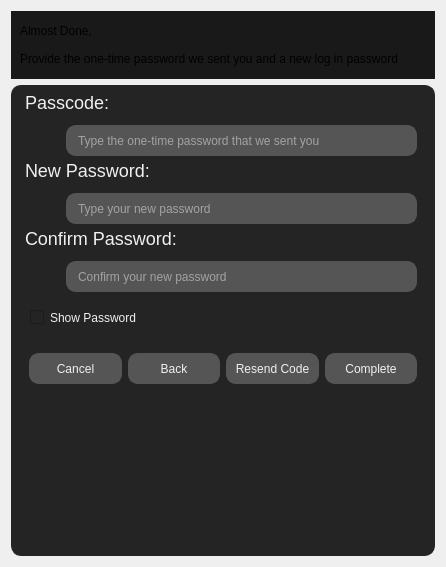
      <widget class="QWidget" name="page_reset_password_step2">
       <layout class="QVBoxLayout" name="verticalLayout_6">
        <item>
         <widget class="QWidget" name="widget_header_reset_step2" native="true">
          <property name="minimumSize">
           <size>
            <width>411</width>
            <height>68</height>
           </size>
          </property>
          <property name="maximumSize">
           <size>
            <width>16777215</width>
            <height>68</height>
           </size>
          </property>
          <property name="styleSheet">
           <string notr="true">QLabel[objectName=&quot;lbl_header_reset_step2&quot;] {
	color:#f0f0f0;
	background-color:#191919;
	font-size:18px;
	font-weight:bold;
}

QLabel[objectName=&quot;lbl_header_message_reset_step2&quot;] {
	color:#f0f0f0;
	background-color:#191919;
	font-size:12px;
}

QWidget {
	background-color:#191919;
}</string>
          </property>
          <layout class="QVBoxLayout" name="verticalLayout_4">
           <item>
            <widget class="QLabel" name="lbl_message_reset_step2">
             <property name="text">
              <string>Almost Done,</string>
             </property>
            </widget>
           </item>
           <item>
            <widget class="QLabel" name="lbl_header_message_reset_step2">
             <property name="text">
              <string>Provide the one-time password we sent you and a new log in password</string>
             </property>
            </widget>
           </item>
          </layout>
         </widget>
        </item>
        <item>
         <widget class="QWidget" name="widget_container_reset_step2" native="true">
          <property name="styleSheet">
           <string notr="true">QWidget {
	background-color:#242424;
	border:1px solid #242424;
	border-radius:10px;
}

QLabel {
	color:#f0f0f0;
	font-size:18px;
}

QLabel[objectName=&quot;lbl_passcode&quot;]{
	font-size:11px;
}

QLabel[objectName=&quot;lbl_new_password&quot;]{
	font-size:11px;
}

QLabel[objectName=&quot;lbl_confirm_password&quot;]{
	font-size:11px;
}

QLineEdit {
	border:2px solid #555555;
	border-radius:10px;
	background-color:#555555;
	color:#f0f0f0;
	padding-left:8px;
}

QLineEdit::focus{
	border:1px solid #f0f0f0;
	border-radius:10px;
	background-color:#555555;
	background
}

QPushButton{
	background-color:#555555;
	border:2px solid #555555;
	color:#f0f0f0;
	border-radius:10px;
}

QPushButton::hover {
	background-color:#f0f0f0;
	color:#000000;
	border:2px solid #f0f0f0;
	border-radius:10px;
}

QPushButton::pressed {
	background-color:#808080;
	color:#000000;
	border:2px solid #808080;
	border-radius:10px;
}

QPushButton[objectName=&quot;btn_complete&quot;] {
	background-color:#be8af9;
	color:#1b0038;
	border:2px solid #be8af9;
	border-radius:10px;
}

QPushButton[objectName=&quot;btn_complete&quot;]::hover {
	background-color:#f0f0f0;
	color:#000000;
	border:2px solid #f0f0f0;
	border-radius:10px;
}

QPushButton[objectName=&quot;btn_complete&quot;]::pressed {
	background-color:#808080;
	color:#000000;
	border:2px solid #808080;
	border-radius:10px;
}

QCheckBox {
	color:#f0f0f0;
}</string>
          </property>
          <layout class="QVBoxLayout" name="verticalLayout_5">
           <item>
            <widget class="QLabel" name="lbl_passcode">
             <property name="minimumSize">
              <size>
               <width>341</width>
               <height>16</height>
              </size>
             </property>
             <property name="maximumSize">
              <size>
               <width>16777215</width>
               <height>16</height>
              </size>
             </property>
             <property name="text">
              <string>Passcode:</string>
             </property>
            </widget>
           </item>
           <item>
            <widget class="QWidget" name="widget_passcode" native="true">
             <property name="minimumSize">
              <size>
               <width>406</width>
               <height>40</height>
              </size>
             </property>
             <property name="maximumSize">
              <size>
               <width>16777215</width>
               <height>40</height>
              </size>
             </property>
             <layout class="QHBoxLayout" name="horizontalLayout_12">
              <item>
               <widget class="QLabel" name="lbl_passcode_icon">
                <property name="minimumSize">
                 <size>
                  <width>31</width>
                  <height>31</height>
                 </size>
                </property>
                <property name="maximumSize">
                 <size>
                  <width>31</width>
                  <height>31</height>
                 </size>
                </property>
                <property name="text">
                 <string/>
                </property>
                <property name="pixmap">
                 <pixmap resource="../icons_source.qrc">:/newSource/icons/passcode.png</pixmap>
                </property>
                <property name="scaledContents">
                 <bool>true</bool>
                </property>
               </widget>
              </item>
              <item>
               <widget class="QLineEdit" name="lineEdit_passcode">
                <property name="minimumSize">
                 <size>
                  <width>351</width>
                  <height>31</height>
                 </size>
                </property>
                <property name="maximumSize">
                 <size>
                  <width>16777215</width>
                  <height>31</height>
                 </size>
                </property>
                <property name="placeholderText">
                 <string>Type the one-time password that we sent you</string>
                </property>
                <property name="clearButtonEnabled">
                 <bool>true</bool>
                </property>
               </widget>
              </item>
             </layout>
            </widget>
           </item>
           <item>
            <widget class="QLabel" name="lbl_new_password">
             <property name="minimumSize">
              <size>
               <width>341</width>
               <height>16</height>
              </size>
             </property>
             <property name="maximumSize">
              <size>
               <width>16777215</width>
               <height>16</height>
              </size>
             </property>
             <property name="text">
              <string>New Password:</string>
             </property>
            </widget>
           </item>
           <item>
            <widget class="QWidget" name="widget_new_password" native="true">
             <property name="minimumSize">
              <size>
               <width>406</width>
               <height>40</height>
              </size>
             </property>
             <property name="maximumSize">
              <size>
               <width>16777215</width>
               <height>40</height>
              </size>
             </property>
             <layout class="QHBoxLayout" name="horizontalLayout_13">
              <item>
               <widget class="QLabel" name="lbl_password_icon_reset_step2">
                <property name="minimumSize">
                 <size>
                  <width>31</width>
                  <height>31</height>
                 </size>
                </property>
                <property name="maximumSize">
                 <size>
                  <width>31</width>
                  <height>31</height>
                 </size>
                </property>
                <property name="text">
                 <string/>
                </property>
                <property name="pixmap">
                 <pixmap resource="../icons_source.qrc">:/newSource/icons/password.png</pixmap>
                </property>
                <property name="scaledContents">
                 <bool>true</bool>
                </property>
               </widget>
              </item>
              <item>
               <widget class="QLineEdit" name="lineEdit_new_password">
                <property name="minimumSize">
                 <size>
                  <width>351</width>
                  <height>31</height>
                 </size>
                </property>
                <property name="maximumSize">
                 <size>
                  <width>16777215</width>
                  <height>31</height>
                 </size>
                </property>
                <property name="echoMode">
                 <enum>QLineEdit::Password</enum>
                </property>
                <property name="placeholderText">
                 <string>Type your new password</string>
                </property>
                <property name="clearButtonEnabled">
                 <bool>true</bool>
                </property>
               </widget>
              </item>
             </layout>
            </widget>
           </item>
           <item>
            <widget class="QLabel" name="lbl_confirm_password">
             <property name="minimumSize">
              <size>
               <width>341</width>
               <height>16</height>
              </size>
             </property>
             <property name="maximumSize">
              <size>
               <width>16777215</width>
               <height>16</height>
              </size>
             </property>
             <property name="text">
              <string>Confirm Password:</string>
             </property>
            </widget>
           </item>
           <item>
            <widget class="QWidget" name="widget_confirm_password" native="true">
             <property name="minimumSize">
              <size>
               <width>406</width>
               <height>40</height>
              </size>
             </property>
             <property name="maximumSize">
              <size>
               <width>16777215</width>
               <height>40</height>
              </size>
             </property>
             <layout class="QHBoxLayout" name="horizontalLayout_15">
              <item>
               <widget class="QLabel" name="lbl_confirm_password_icon">
                <property name="minimumSize">
                 <size>
                  <width>31</width>
                  <height>31</height>
                 </size>
                </property>
                <property name="maximumSize">
                 <size>
                  <width>31</width>
                  <height>31</height>
                 </size>
                </property>
                <property name="text">
                 <string/>
                </property>
                <property name="pixmap">
                 <pixmap resource="../icons_source.qrc">:/newSource/icons/confirm_password.png</pixmap>
                </property>
                <property name="scaledContents">
                 <bool>true</bool>
                </property>
               </widget>
              </item>
              <item>
               <widget class="QLineEdit" name="lineEdit_confirm_password">
                <property name="minimumSize">
                 <size>
                  <width>351</width>
                  <height>31</height>
                 </size>
                </property>
                <property name="maximumSize">
                 <size>
                  <width>16777215</width>
                  <height>31</height>
                 </size>
                </property>
                <property name="echoMode">
                 <enum>QLineEdit::Password</enum>
                </property>
                <property name="placeholderText">
                 <string>Confirm your new password</string>
                </property>
                <property name="clearButtonEnabled">
                 <bool>true</bool>
                </property>
               </widget>
              </item>
             </layout>
            </widget>
           </item>
           <item>
            <widget class="QWidget" name="widget_show_password" native="true">
             <property name="minimumSize">
              <size>
               <width>406</width>
               <height>40</height>
              </size>
             </property>
             <layout class="QHBoxLayout" name="horizontalLayout_11">
              <item>
               <widget class="QCheckBox" name="checkBox_show_password_reset_step2">
                <property name="minimumSize">
                 <size>
                  <width>101</width>
                  <height>17</height>
                 </size>
                </property>
                <property name="text">
                 <string>Show Password</string>
                </property>
               </widget>
              </item>
              <item>
               <spacer name="horizontalSpacer_12">
                <property name="orientation">
                 <enum>Qt::Horizontal</enum>
                </property>
                <property name="sizeHint" stdset="0">
                 <size>
                  <width>189</width>
                  <height>19</height>
                 </size>
                </property>
               </spacer>
              </item>
             </layout>
            </widget>
           </item>
           <item>
            <widget class="QWidget" name="widget_20" native="true">
             <property name="minimumSize">
              <size>
               <width>406</width>
               <height>40</height>
              </size>
             </property>
             <layout class="QHBoxLayout" name="horizontalLayout_16">
              <item>
               <widget class="QPushButton" name="btn_cancel_page_reset_step_2">
                <property name="minimumSize">
                 <size>
                  <width>91</width>
                  <height>31</height>
                 </size>
                </property>
                <property name="cursor">
                 <cursorShape>PointingHandCursor</cursorShape>
                </property>
                <property name="toolTip">
                 <string>Turn back to login screen</string>
                </property>
                <property name="text">
                 <string>Cancel</string>
                </property>
                <property name="icon">
                 <iconset resource="../icons_source.qrc">
                  <normaloff>:/newSource/icons/cancel.png</normaloff>:/newSource/icons/cancel.png</iconset>
                </property>
               </widget>
              </item>
              <item>
               <widget class="QPushButton" name="btn_back_reset_step2">
                <property name="minimumSize">
                 <size>
                  <width>91</width>
                  <height>31</height>
                 </size>
                </property>
                <property name="cursor">
                 <cursorShape>PointingHandCursor</cursorShape>
                </property>
                <property name="toolTip">
                 <string>Turn back to arrange your email address</string>
                </property>
                <property name="text">
                 <string>Back</string>
                </property>
                <property name="icon">
                 <iconset resource="../icons_source.qrc">
                  <normaloff>:/newSource/icons/back.png</normaloff>:/newSource/icons/back.png</iconset>
                </property>
               </widget>
              </item>
              <item>
               <widget class="QPushButton" name="btn_resend_code">
                <property name="minimumSize">
                 <size>
                  <width>91</width>
                  <height>31</height>
                 </size>
                </property>
                <property name="cursor">
                 <cursorShape>PointingHandCursor</cursorShape>
                </property>
                <property name="toolTip">
                 <string>Click to get a new passcode</string>
                </property>
                <property name="text">
                 <string>Resend Code</string>
                </property>
                <property name="icon">
                 <iconset resource="../icons_source.qrc">
                  <normaloff>:/newSource/icons/resend.png</normaloff>:/newSource/icons/resend.png</iconset>
                </property>
               </widget>
              </item>
              <item>
               <widget class="QPushButton" name="btn_complete">
                <property name="minimumSize">
                 <size>
                  <width>91</width>
                  <height>31</height>
                 </size>
                </property>
                <property name="cursor">
                 <cursorShape>PointingHandCursor</cursorShape>
                </property>
                <property name="toolTip">
                 <string>Change the password</string>
                </property>
                <property name="text">
                 <string>Complete</string>
                </property>
                <property name="icon">
                 <iconset resource="../icons_source.qrc">
                  <normaloff>:/newSource/icons/complete.png</normaloff>:/newSource/icons/complete.png</iconset>
                </property>
               </widget>
              </item>
             </layout>
            </widget>
           </item>
           <item>
            <spacer name="verticalSpacer_5">
             <property name="orientation">
              <enum>Qt::Vertical</enum>
             </property>
             <property name="sizeHint" stdset="0">
              <size>
               <width>20</width>
               <height>154</height>
              </size>
             </property>
            </spacer>
           </item>
          </layout>
         </widget>
        </item>
       </layout>
      </widget>
